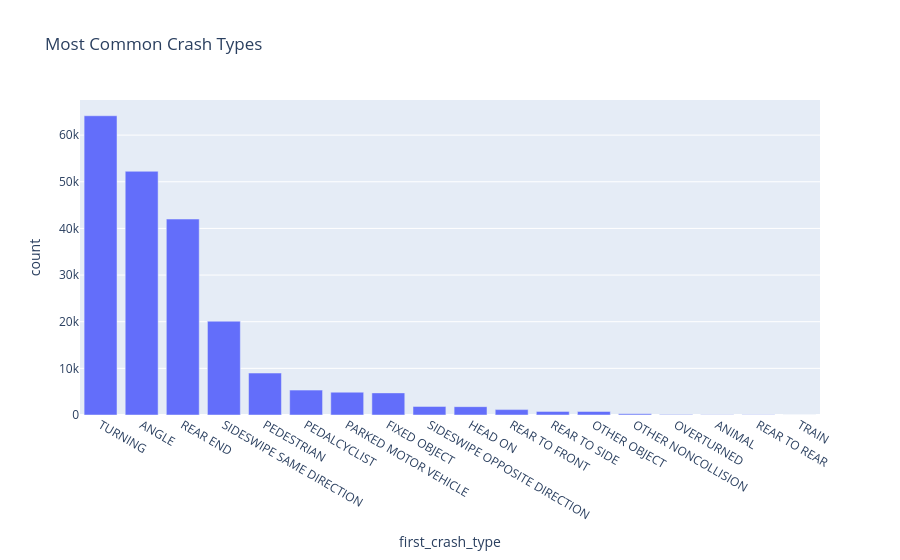

The notebook cell saved with this chart:
### Markdown cell above
#Most Common Crash Types

This section identifies the types of road accidents that occur most frequently.

### Code cell
crash_types=df["first_crash_type"].value_counts().reset_index()
fig = px.bar(
   crash_types,
    x="first_crash_type",
    y="count",
title="Most Common Crash Types"
)
fig.show()

### Figure 1 — Plotly figure (JSON) as saved in the notebook; plotly's stock layout.template omitted (floating-point values rounded to 4 significant figures)
{"data": [{"hovertemplate": "first_crash_type=%{x}<br>count=%{y}<extra></extra>", "legendgroup": "", "marker": {"color": "#636efa", "pattern": {"shape": ""}}, "name": "", "orientation": "v", "showlegend": false, "textposition": "auto", "type": "bar", "x": ["TURNING", "ANGLE", "REAR END", "SIDESWIPE SAME DIRECTION", "PEDESTRIAN", "PEDALCYCLIST", "PARKED MOTOR VEHICLE", "FIXED OBJECT", "SIDESWIPE OPPOSITE DIRECTION", "HEAD ON", "REAR TO FRONT", "REAR TO SIDE", "OTHER OBJECT", "OTHER NONCOLLISION", "OVERTURNED", "ANIMAL", "REAR TO REAR", "TRAIN"], "xaxis": "x", "y": [64150, 52243, 42007, 20114, 8995, 5335, 4892, 4742, 1839, 1790, 1157, 773, 759, 249, 96, 77, 49, 8], "yaxis": "y"}], "layout": {"barmode": "relative", "legend": {"tracegroupgap": 0}, "title": {"text": "Most Common Crash Types"}, "xaxis": {"anchor": "y", "domain": [0, 1], "title": {"text": "first_crash_type"}}, "yaxis": {"anchor": "x", "domain": [0, 1], "title": {"text": "count"}}}}
